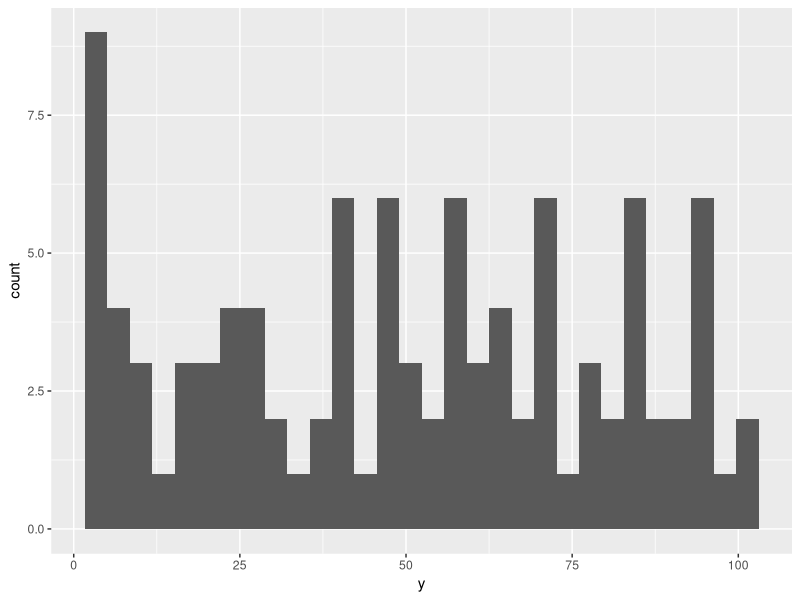
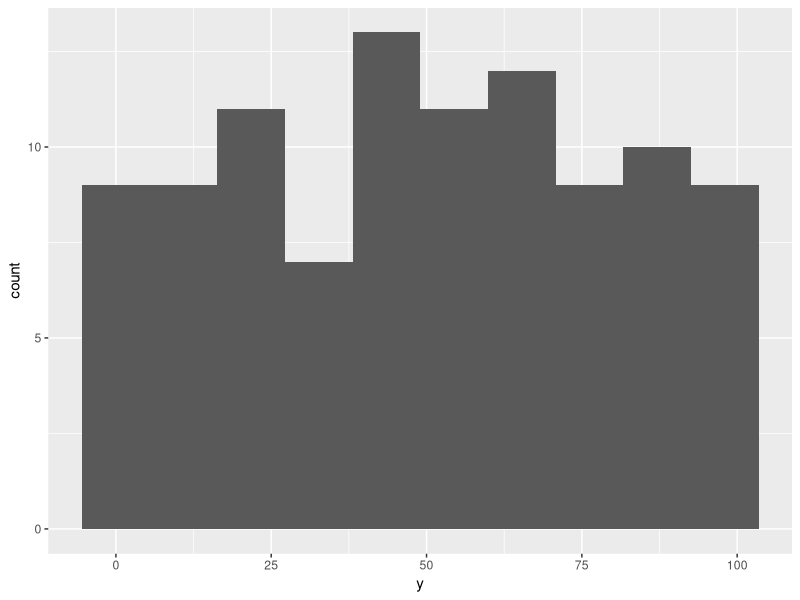
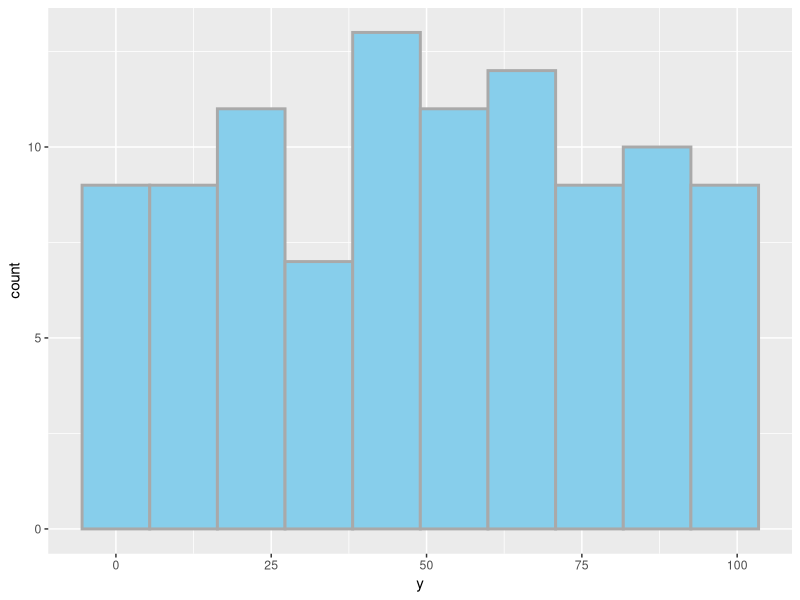
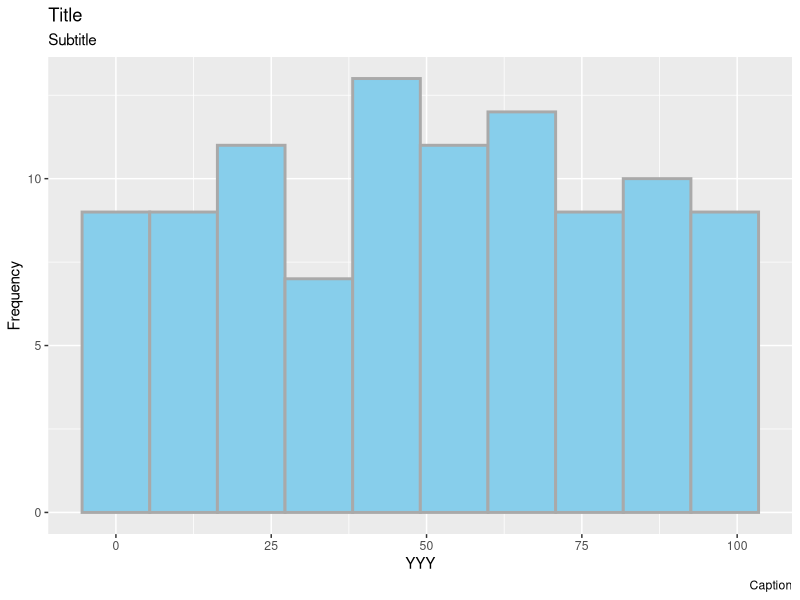
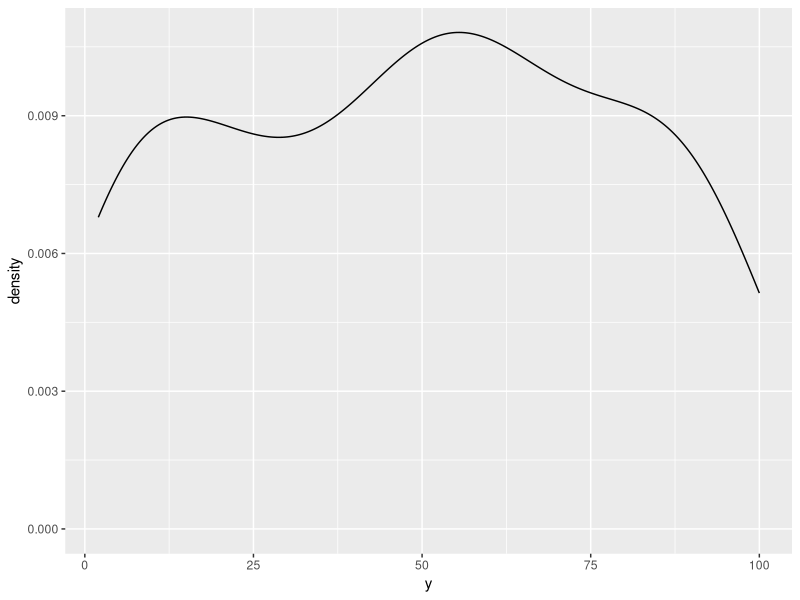
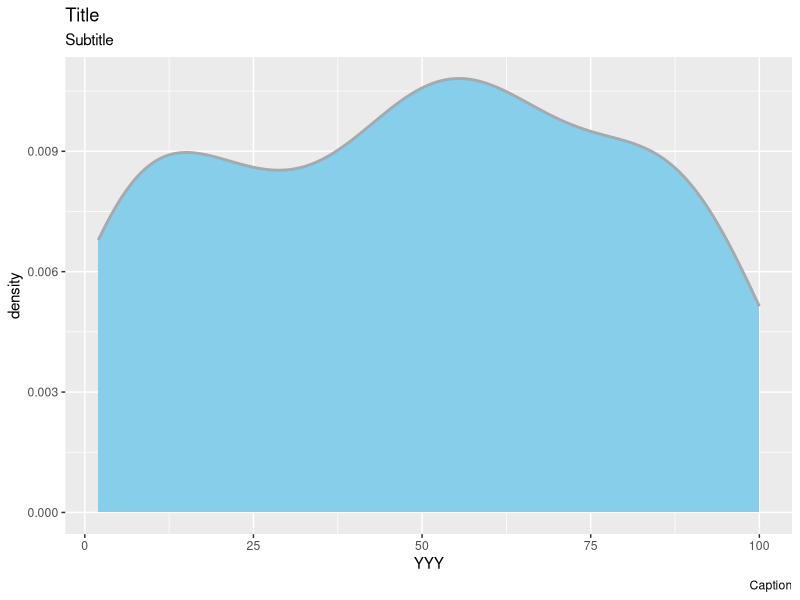
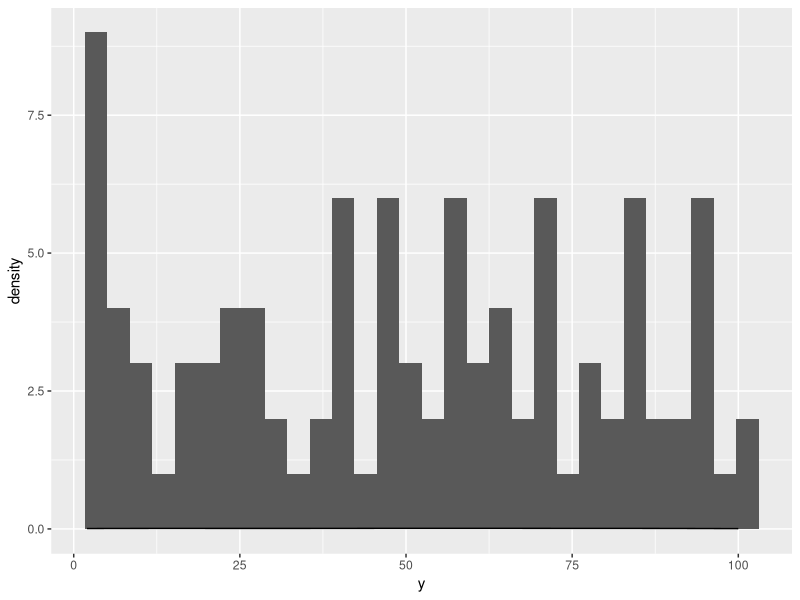
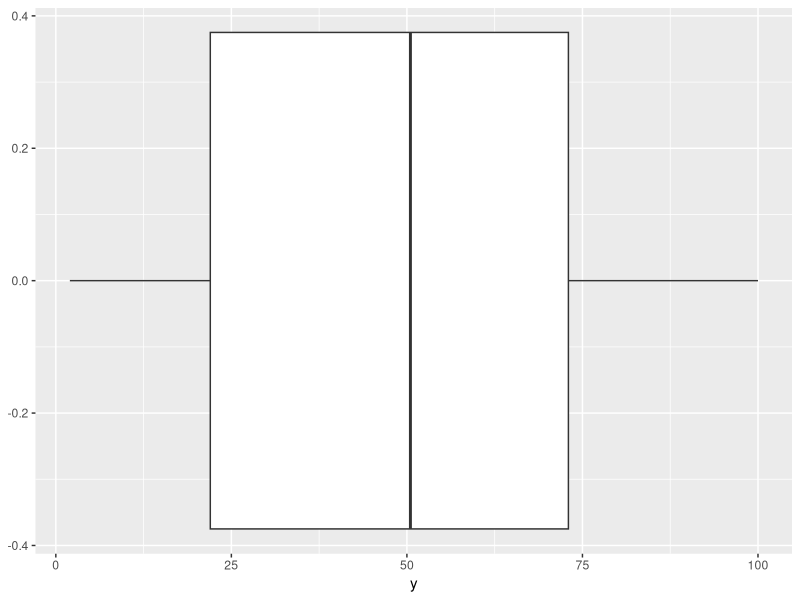

The R source for these figures, in order: (Note: this script raises an error after producing the figures.)
# Data

x <- 1:100
y <- sort(sample(1:100, 100, replace=T, set.seed(1234)))
f <- sample(factor(c("a", "b", "c")), 100, replace=T, set.seed(1234))
g <- sample(factor(c("a", "b", "c")), 100, replace=T, set.seed(4321))

(df <- data.frame(x, y, f, g))

library(ggplot2)

# Numeric

ggplot(df, aes(x=y)) +
  geom_histogram()

ggplot(df, aes(x=y)) +
  geom_histogram(bins=10)

ggplot(df, aes(x=y)) +
  geom_histogram(bins=10, fill="skyblue", color="darkgrey", size=1)

ggplot(df, aes(x=y)) +
  geom_histogram(bins=10, fill="skyblue", color="darkgrey", size=1) +
  labs(x="YYY", y="Frequency",
       title="Title", subtitle="Subtitle", caption="Caption")

ggplot(df, aes(x=y)) +
  geom_density()

ggplot(df, aes(x=y)) +
  geom_density(fill="skyblue", color="darkgrey", size=1) +
  labs(x="YYY",
       title="Title", subtitle="Subtitle", caption="Caption")

ggplot(df, aes(x=y)) +
  geom_histogram() +
  geom_density()

ggplot(df, aes(x=y)) +
  geom_boxplot()

ggplot(df, aes(y=y)) +
  geom_boxplot()

ggplot(df, aes(y=y)) +
  geom_boxplot(fill="skyblue", color="darkgrey", size=1) +
  labs(y="YYY",
       title="Title", subtitle="Subtitle", caption="Caption")

ggplot(df, aes(y=y)) +
  geom_boxplot(fill="skyblue", color="darkgrey", size=1, notch=T) +
  labs(y="YYY",
       title="Title", subtitle="Subtitle", caption="Caption")

# Categorical

ggplot(df, aes(x=f)) +
  geom_bar()

ggplot(df, aes(x=f)) +
  geom_bar(fill="skyblue", color="darkgrey", size=1) +
  labs(x="fff",
       title="Title", subtitle="Subtitle", caption="Caption")

ggplot(df, aes(x=f)) +
  geom_bar(stat="count", fill="skyblue", color="darkgrey", size=1) +
  labs(x="fff",
       title="Title", subtitle="Subtitle", caption="Caption")

(tb <- as.data.frame(table(df$f)))

ggplot(tb, aes(x=Var1, y=Freq)) +
  geom_bar(fill="skyblue", color="darkgrey", size=1) +
  labs(x="fff",
       title="Title", subtitle="Subtitle", caption="Caption")

ggplot(tb, aes(x=Var1, y=Freq)) +
  geom_col(fill="skyblue", color="darkgrey", size=1) +
  labs(x="fff",
       title="Title", subtitle="Subtitle", caption="Caption")

ggplot(tb, aes(x=Var1, y=Freq)) +
  geom_bar(stat="identity", fill="skyblue", color="darkgrey", size=1) +
  labs(x="fff",
       title="Title", subtitle="Subtitle", caption="Caption")

rm(list=ls())
